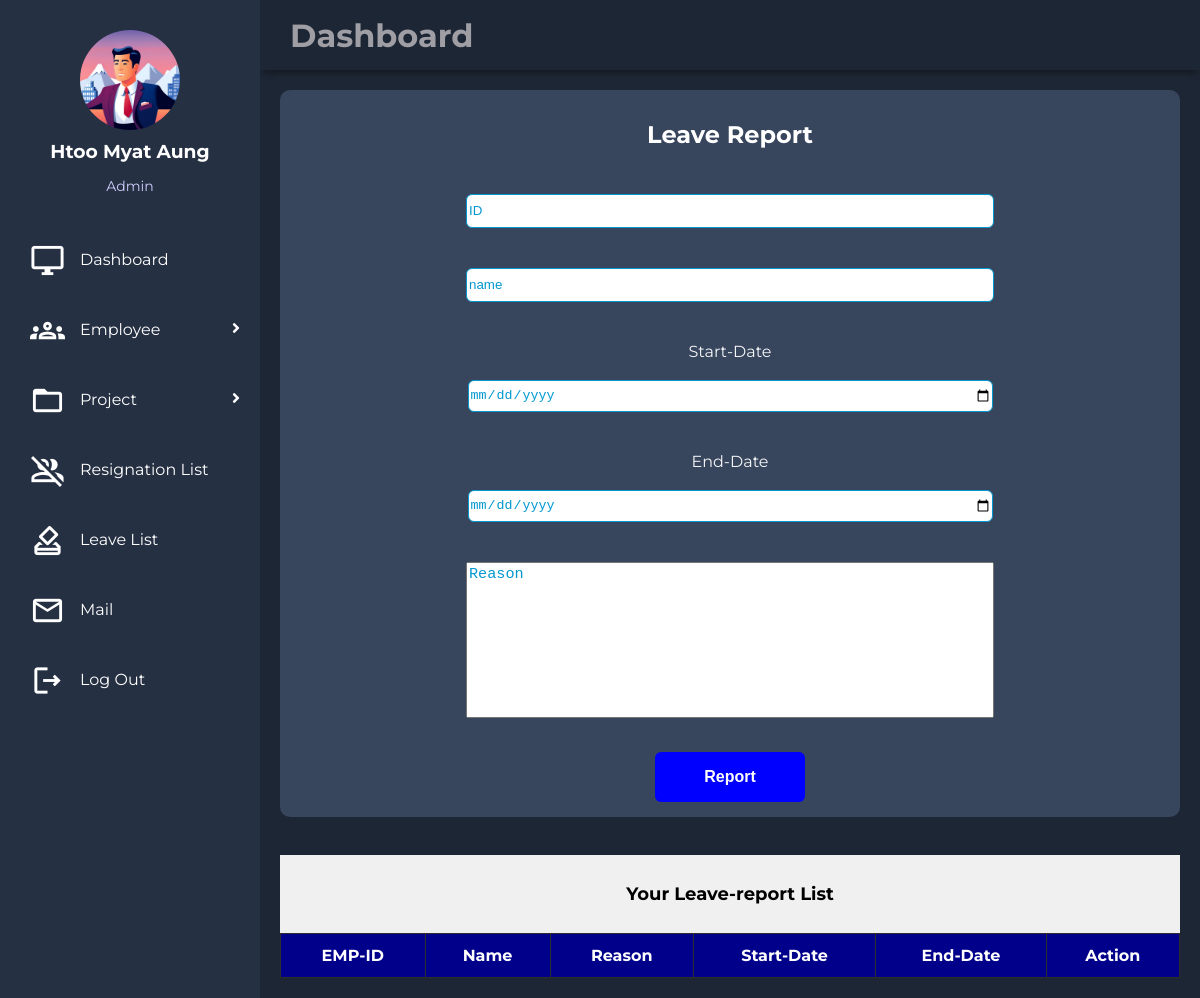
Page /ems/leave/create/ (signed in) on the committed database.
### EMS_HR/models.py (models this page shows, shortened)
class empdetailModel(models.Model):
    id = models.AutoField(primary_key=True)
    name = models.CharField(max_length=50)
    address = models.TextField()
    birthday = models.DateField()
    image = models.ImageField()
    user = models.OneToOneField(User, on_delete=models.CASCADE)

class empcreateModel(models.Model):
    id = models.AutoField(primary_key=True)
    user = models.OneToOneField(User, on_delete=models.CASCADE)
    phone = models.CharField(max_length=16)
    salary = models.CharField(max_length=50)
    position = models.ForeignKey(positionModel, on_delete=models.CASCADE, default=None)
    gender = models.ForeignKey(genderModel, on_delete=models.CASCADE, default=None)
    image = models.ImageField(default=None, blank=True)
    create_at = models.DateTimeField(default=None)

class positionModel(models.Model):
    name = models.CharField(max_length=50)

### EMS_HR/views.py (the view, shortened to what this page needs)
# urls.py: path('leave/create/', leave_create,name="leave"),
@permission_required('EMS_HR.add_leavemodel', login_url='login')
def leave_create(request):
    if request.method == "GET":
        leave = leaveModel.objects.all().order_by('-create_at')
        return render(request,'leave_create.html',{'leave':leave})

### utils/context_processor.py (called while the page is built)
def profile(request):
    try:
        userdetail = empdetailModel.objects.get(user_id = request.user.id)
        return {'userdetail':userdetail}
    except Exception:
        return {'userdetail':None}

def create(request):
    try:
        empdetail = empcreateModel.objects.get(user_id = request.user.id)
        return {'empdetail':empdetail}
    except Exception:
        return {'empdetail':None}

### EMS_HR/templates/leave_create.html (shortened to what this page needs)
{% extends "base.html" %}
{% block body %}
{% load static %}
<link rel="stylesheet" href="{% static 'css/style2.css' %}">
<link rel="stylesheet" href="{% static 'css/style6.css' %}">
<main class="main-container">
        <div class="box">
            <form method="POST" enctype="multipart/form-data">
                <div class="title">
                    <h2>Leave Report</h2>
                </div>
                <div class="input-box">
                    <input type="number" placeholder="ID" name="empid" required>
                </div>
                <div class="input-box">
                    <input type="text" placeholder="name" name="name" required>
                </div>
                <div class="input-box">
                    <lablel>Start-Date</lablel><br><br>
                    <input type="date" name="start_date" id="inputdate" required>
                </div>
                <div class="input-box">
                    <lablel>End-Date</lablel><br><br>
                    <input type="date" name="end_date" id="inputdate1" required>
                </div>
                <div class="input-box">
                    <textarea type="text" placeholder="Reason" name="description" required style="resize:none;width:60%;height:150px;outline:none;font-size:0.95rem;"></textarea>
                </div>
                <div class="but">
                    <button type="submit" class="btn">Report</button>
                </div>
            </form>
        </div><br><br>
        <div class="box2" id="leave">
            <div class="table-header">
                <p>Your Leave-report List</p>
            </div>
            <table class="table">
                <thead>
                    <th>EMP-ID</th>
                    <th>Name</th>
                    <th>Reason</th>
                    <th>Start-Date</th>
                    <th>End-Date</th>
                    <th>Action</th>
                </thead>
            </table>
        </div>
</main>
{% endblock %}

### templates/sidebar.html (shortened to what this page needs)
{% load static %}
<!DOCTYPE html>
<html>
    <body>
      <aside id="sidebar">
        {%if userdetail.image %}
		    <div class="profile">
                <a href="/ems/profile/create/"><img src="{{ userdetail.image.url }}"></a>
                <h3>{{ userdetail.name}}</h3>
                <p>{{ empdetail.position.name }}</p>
            </div>
            {% else %}
            <div class="profile">
                <a href="/ems/profile/create"><img src="{% static 'images/profile.jpg' %}"></a>
            </div>
            {% endif %}
        <div class="menu">
            <div class="item"><a href="/ems/dashboard"><span class="material-icons-outlined">desktop_windows</span>Dashboard</a></div>
            {% if empdetail.position.name == "Admin" %}
            <div class="item"><a class="sub-btn"><span class="material-icons-outlined">groups</span>Employee
                <i class="fas fa-angle-right dropdown"></i>
                </a>
            </div>
            {% endif %}
            {% if empdetail.position.name == "Admin"%}
            <div class="item" ><a class="sub-btn"><span class="material-icons-outlined">folder_open</span>Project
                <i class="fas fa-angle-right dropdown"></i>
                </a>
            </div>
            {% endif %}
            {% if empdetail.position.name == "Admin" %}
            <div class="item"><a href="/ems/res/view"><span class="material-icons-outlined">group_off</span>Resignation List</a></div>
            <div class="item"><a href="/ems/leave/view"><span class="material-icons-outlined">how_to_vote</span>Leave List</a></div>
            {% elif empdetail.position.name == "Manager" %}
            <div class="item"><a href="/ems/res/create"><span class="material-icons-outlined">group_off</span>Resignation</a></div>
            <div class="item"><a href="/ems/leave/create"><span class="material-icons-outlined">how_to_vote</span>Leave</a></div>
            {% elif empdetail.position.name == "Project Manager" %}
            <div class="item"><a href="/ems/res/create"><span class="material-icons-outlined">group_off</span>Resignation</a></div>
            <div class="item"><a href="/ems/leave/create"><span class="material-icons-outlined">how_to_vote</span>Leave</a></div>
            {% elif empdetail.position.name == "Developer" %}
            <div class="item"><a href="/ems/res/create"><span class="material-icons-outlined">group_off</span>Resignation</a></div>
            <div class="item"><a href="/ems/leave/create"><span class="material-icons-outlined">how_to_vote</span>Leave</a></div>
            {% endif %}
            {% if empdetail.position.name == "Admin" %}
            <div class="item"><a href="/ems/mail"><span class="material-icons-outlined">email</span>Mail</a></div>
            {% elif empdetail.position.name == "Manager" %}
            <div class="item"><a href="/ems/mail"><span class="material-icons-outlined">email</span>Mail</a></div>
            {% elif empdetail.position.name == "Developer" %}
            <div class="item"><a href="/ems/mail"><span class="material-icons-outlined">email</span>Mail</a></div>
            {% elif empdetail.position.name == "Project Manager" %}
            <div class="item"><a href="/ems/mail"><span class="material-icons-outlined">email</span>Mail</a></div>
            {% endif %}
            <div class="item"><a href="/logout"><span class="material-icons-outlined">logout</span>Log Out</a></div>
        </div>
       </aside>
    </body>
</html>

### static/css/style1.css (style rules this page uses)
body { margin: 0; padding: 0; background-color: #1d2634; color: #9e9ea4; font-family: 'Montserrat', sans-serif; }
.material-icons-outlined { vertical-align: middle; line-height: 1px; font-size: 35px; }
.menu { width:100%; }
#sidebar { grid-area: sidebar; height: 100%; background-color: #263043; overflow-y: auto; transition: all 0.5s; -webkit-transition: all 0.5s; }
.main-container { grid-area: main; overflow-y: auto; padding: 20px 20px; color: rgba(255, 255, 255, 0.95); }
#sidebar .menu { width: 100%; margin-top: 30px; }
#sidebar .menu .item { position: relative; cursor: pointer; }
#sidebar .menu .item a { color: #fff; font-size: 16px; text-decoration: none; display: block; padding: 5px 30px; line-height: 60px; }
#sidebar .menu .item i { margin-right: 15px; }
.item span { margin-right:15px; }
#sidebar .menu .item a .dropdown { position: absolute; right: 0; margin: 20px; transition: 0.3s ease; }
.profile { margin-top:30px; margin-bottom:15px; text-align:center; }
.profile img { display:block; width: 100px; height:100px; border-radius: 50%; margin: 0 auto; }
.profile h3 { color: #ffffff; margin:10px 0 5px; }
.profile p { color:rgba(206,204,253); font-size:14px; }

### static/css/style2.css (style rules this page uses)
.box { background-color:#37455d; height:auto; width:100%; border-radius:10px; }
.title { color:#fff; text-align:center; padding:10px; }
.input-box { text-align:center; padding:15px; }
.input-box > input { width:60%; height:30px; }
.but { text-align:center; padding:15px; }
.btn { font-size:medium; font-weight:bold; color:#fff; background-color:blue; cursor:pointer; width:150px; height:50px; }

### static/css/style6.css (style rules this page uses)
.box2 { margin:0; padding:0; background-color:rgba(240,240,240); color:#000000; box-sizing:border-box; text-align:center; height:auto; border-radius:10px; }
.table { width:100%; border-collapse:collapse; }
.table-header { display:flex; justify-content:space-around; align-items:center; padding:10px; background-color:rgba(240,240,240); }
.table-header > p { color:#000000; font-size:large; font-weight:bold; }
button { outline:none; border:none; cursor:pointer; border-radius:6px; padding:10px; color:#ffffff; }
input { outline:none; border:1px solid #0298cf; border-radius: 6px; color:#0298cf; margin-bottom:10px; }
.table th { background-color:darkblue; color:#ffffff; }
th ,td { border:1px solid rgb(46, 44, 44); padding:12px 15px; text-align: center; color:#000000; font-size:16px; }
::placeholder { color:#0298cf; }

### rows in the picture
empdetailModel: image (picture), name "Htoo Myat Aung"
empcreateModel: position.name "Admin"
